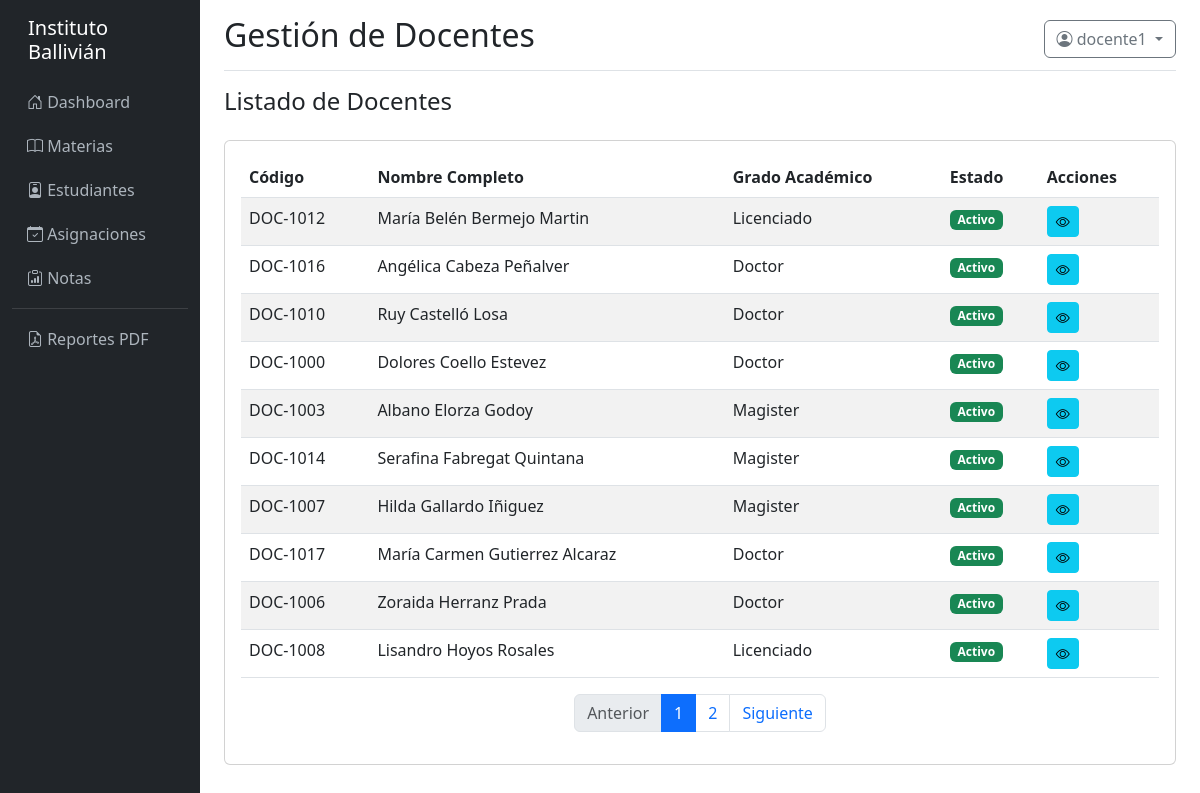
Page /docentes/ (signed in) on the committed database.
### models/__init__.py (models this page shows, shortened)
class Usuario(UserMixin, db.Model):
    __tablename__ = 'usuario'
    id = db.Column(db.Integer, primary_key=True)
    username = db.Column(db.String(100), unique=True, nullable=False)
    email = db.Column(db.String(150))
    password_hash = db.Column(db.String(255), nullable=False)
    persona_id = db.Column(db.Integer, db.ForeignKey('persona.id'))
    estudiante_id = db.Column(db.Integer, db.ForeignKey('estudiante.id'))
    docente_id = db.Column(db.Integer, db.ForeignKey('docente.id'))
    activo = db.Column(db.Boolean, default=True)
    ultimo_login = db.Column(db.DateTime)
    created_at = db.Column(db.DateTime, default=datetime.utcnow)
    updated_at = db.Column(db.DateTime, onupdate=datetime.utcnow)
    roles = db.relationship('Rol', secondary=usuario_rol, backref='usuarios')
    def tiene_permiso(self, nombre_permiso):
        for rol in self.roles:
            for permiso in rol.permisos:
                if permiso.nombre == nombre_permiso:
                    return True
        return False

class Docente(db.Model):
    __tablename__ = 'docente'
    id = db.Column(db.Integer, primary_key=True)
    persona_id = db.Column(db.Integer, db.ForeignKey('persona.id'), nullable=False)
    codigo_docente = db.Column(db.String(50), unique=True)
    grado_academico = db.Column(db.String(150))
    fecha_ingreso = db.Column(db.Date)
    fecha_nacimiento = db.Column(db.Date)
    titulo_universitario = db.Column(db.String(255))
    foto_path = db.Column(db.String(500))
    activo = db.Column(db.Boolean, default=True)
    created_at = db.Column(db.DateTime, default=datetime.utcnow)
    updated_at = db.Column(db.DateTime, onupdate=datetime.utcnow)
    asignaciones = db.relationship('Asignacion', backref='docente', lazy=True, cascade='all, delete-orphan')
    usuario = db.relationship('Usuario', backref='docente', uselist=False)

class Persona(db.Model):
    __tablename__ = 'persona'
    id = db.Column(db.Integer, primary_key=True)
    tipo_documento = db.Column(db.Enum('CI', 'Pasaporte', 'Otro'), default='CI')
    nro_documento = db.Column(db.String(50), nullable=False)
    nombre = db.Column(db.String(150), nullable=False)
    apellido_paterno = db.Column(db.String(100), nullable=False)
    apellido_materno = db.Column(db.String(100))
    fecha_nacimiento = db.Column(db.Date)
    sexo = db.Column(db.Enum('M', 'F', 'O'))
    lugar_nacimiento = db.Column(db.String(255))
    direccion = db.Column(db.Text)
    telefono = db.Column(db.String(50))
    email = db.Column(db.String(150))
    foto_path = db.Column(db.String(500))
    created_at = db.Column(db.DateTime, default=datetime.utcnow)
    updated_at = db.Column(db.DateTime, onupdate=datetime.utcnow)
    __table_args__ = (
        db.UniqueConstraint('tipo_documento', 'nro_documento', name='_tipo_nro_uc'),
    )
    estudiante = db.relationship('Estudiante', backref='persona', uselist=False, cascade='all, delete-orphan')
    docente = db.relationship('Docente', backref='persona', uselist=False, cascade='all, delete-orphan')
    usuario = db.relationship('Usuario', backref='persona', uselist=False)
    @property
    def nombre_completo(self):
        return f"{self.nombre} {self.apellido_paterno} {self.apellido_materno or ''}".strip()

### controllers/docente_controller.py (the view)
@docente_bp.route('/')
@login_required
def index():
    page = request.args.get('page', 1, type=int)
    docentes = Docente.query.join(Persona).order_by(Persona.apellido_paterno).paginate(page=page, per_page=10, error_out=False)
    return render_template('docente/index.html', docentes=docentes)

### templates/docente/index.html (shortened to what this page needs)
{% extends "base.html" %}
{% block page_title %}Gestión de Docentes{% endblock %}
{% block content %}
<div class="d-flex justify-content-between align-items-center mb-3">
    <h4>Listado de Docentes</h4>
</div>
<div class="card">
    <div class="card-body">
        <div class="table-responsive">
            <table class="table table-striped table-hover">
                <thead>
                    <tr>
                        <th>Código</th>
                        <th>Nombre Completo</th>
                        <th>Grado Académico</th>
                        <th>Estado</th>
                        <th>Acciones</th>
                    </tr>
                </thead>
                <tbody>
                    {% for docente in docentes.items %}
                    <tr>
                        <td>{{ docente.codigo_docente }}</td>
                        <td>{{ docente.persona.nombre_completo }}</td>
                        <td>{{ docente.grado_academico or 'N/A' }}</td>
                        <td>
                            {% if docente.activo %}
                                <span class="badge bg-success">Activo</span>
                            {% else %}
                                <span class="badge bg-secondary">Inactivo</span>
                            {% endif %}
                        </td>
                        <td>
                            <div class="btn-group btn-group-sm">
                                <a href="{{ url_for('docente.detalle', id=docente.id) }}" class="btn btn-info">
                                    <i class="bi bi-eye"></i>
                                </a>
                            </div>
                        </td>
                    </tr>
                    {% else %}
                    <tr>
                        <td colspan="5" class="text-center">No hay docentes registrados</td>
                    </tr>
                    {% endfor %}
                </tbody>
            </table>
        </div>
        {% if docentes.pages > 1 %}
        <nav>
            <ul class="pagination justify-content-center">
                <li class="page-item {% if not docentes.has_prev %}disabled{% endif %}">
                    <a class="page-link" href="{{ url_for('docente.index', page=docentes.prev_num) }}">Anterior</a>
                </li>
                {% for page_num in docentes.iter_pages() %}
                    {% if page_num %}
                        <li class="page-item {% if page_num == docentes.page %}active{% endif %}">
                            <a class="page-link" href="{{ url_for('docente.index', page=page_num) }}">{{ page_num }}</a>
                        </li>
                    {% else %}
                        <li class="page-item disabled"><span class="page-link">...</span></li>
                    {% endif %}
                {% endfor %}
                <li class="page-item {% if not docentes.has_next %}disabled{% endif %}">
                    <a class="page-link" href="{{ url_for('docente.index', page=docentes.next_num) }}">Siguiente</a>
                </li>
            </ul>
        </nav>
        {% endif %}
    </div>
</div>
{% endblock %}

### templates/base.html (shortened to what this page needs)
<!DOCTYPE html>
<html lang="es">
<head>
    <link href="https://cdn.jsdelivr.net/npm/bootstrap@5.3.0/dist/css/bootstrap.min.css" rel="stylesheet">
    <link rel="stylesheet" href="https://cdn.jsdelivr.net/npm/bootstrap-icons@1.11.0/font/bootstrap-icons.css">
</head>
<body>
    <div class="container-fluid">
        <div class="row">
            {% if current_user.is_authenticated %}
            <nav class="col-md-2 col-lg-2 d-md-block sidebar">
                <div class="position-sticky pt-3">
                    <h5 class="text-white px-3 mb-3">Instituto Ballivián</h5>
                    <ul class="nav flex-column">
                        <li class="nav-item">
                            <a class="nav-link" href="{{ url_for('main.dashboard') }}">
                                <i class="bi bi-house-door"></i> Dashboard
                            </a>
                        </li>
                        {% if current_user.tiene_permiso('ver_materias') %}
                        <li class="nav-item">
                            <a class="nav-link" href="{{ url_for('materia.index') }}">
                                <i class="bi bi-book"></i> Materias
                            </a>
                        </li>
                        {% endif %}
                        {% if current_user.tiene_permiso('ver_estudiantes') %}
                        <li class="nav-item">
                            <a class="nav-link" href="{{ url_for('estudiante.index') }}">
                                <i class="bi bi-person-badge"></i> Estudiantes
                            </a>
                        </li>
                        {% endif %}
                        {% if current_user.tiene_permiso('ver_asignaciones') %}
                        <li class="nav-item">
                            <a class="nav-link" href="{{ url_for('asignacion.index') }}">
                                <i class="bi bi-calendar-check"></i> Asignaciones
                            </a>
                        </li>
                        {% endif %}
                        {% if current_user.tiene_permiso('ver_notas') %}
                        <li class="nav-item">
                            <a class="nav-link" href="{{ url_for('nota.index') }}">
                                <i class="bi bi-clipboard-data"></i> Notas
                            </a>
                        </li>
                        {% endif %}
                        <hr class="text-white-50 my-2">
                        <li class="nav-item">
                            <a class="nav-link" href="{{ url_for('reporte.index') }}">
                                <i class="bi bi-file-earmark-pdf"></i> Reportes PDF
                            </a>
                        </li>
                    </ul>
                </div>
            </nav>
            {% endif %}
            <main class="col-md-10 ms-sm-auto col-lg-10 px-md-4">
                {% if current_user.is_authenticated %}
                <div class="d-flex justify-content-between flex-wrap flex-md-nowrap align-items-center pt-3 pb-2 mb-3 border-bottom">
                    <h1 class="h2">{% block page_title %}Dashboard{% endblock %}</h1>
                    <div class="btn-toolbar mb-2 mb-md-0">
                        <div class="dropdown">
                            <button class="btn btn-outline-secondary dropdown-toggle" type="button" id="userDropdown" data-bs-toggle="dropdown">
                                <i class="bi bi-person-circle"></i> {{ current_user.username }}
                            </button>
                        </div>
                    </div>
                </div>
                {% endif %}
                {% block content %}{% endblock %}
            </main>
        </div>
    </div>
</body>
</html>

### templates/base.html (style rules this page uses)
.sidebar { min-height: 100vh; background-color: #212529; }
.sidebar a { color: #adb5bd; text-decoration: none; padding: 10px 15px; display: block; }

### rows in the picture
Usuario: username "docente1"
Docente: codigo_docente "DOC-1012", persona.nombre_completo "María Belén Bermejo Martin", grado_academico "Licenciado", activo "Activo"
Docente: codigo_docente "DOC-1016", persona.nombre_completo "Angélica Cabeza Peñalver", grado_academico "Doctor", activo "Activo"
Docente: codigo_docente "DOC-1010", persona.nombre_completo "Ruy Castelló Losa", grado_academico "Doctor", activo "Activo"
Docente: codigo_docente "DOC-1000", persona.nombre_completo "Dolores Coello Estevez", grado_academico "Doctor", activo "Activo"
Docente: codigo_docente "DOC-1003", persona.nombre_completo "Albano Elorza Godoy", grado_academico "Magister", activo "Activo"
Docente: codigo_docente "DOC-1014", persona.nombre_completo "Serafina Fabregat Quintana", grado_academico "Magister", activo "Activo"
Docente: codigo_docente "DOC-1007", persona.nombre_completo "Hilda Gallardo Iñiguez", grado_academico "Magister", activo "Activo"
Docente: codigo_docente "DOC-1017", persona.nombre_completo "María Carmen Gutierrez Alcaraz", grado_academico "Doctor", activo "Activo"
Docente: codigo_docente "DOC-1006", persona.nombre_completo "Zoraida Herranz Prada", grado_academico "Doctor", activo "Activo"
Docente: codigo_docente "DOC-1008", persona.nombre_completo "Lisandro Hoyos Rosales", grado_academico "Licenciado", activo "Activo"

### other values in the picture
{{ page_num }} "1" "2"
